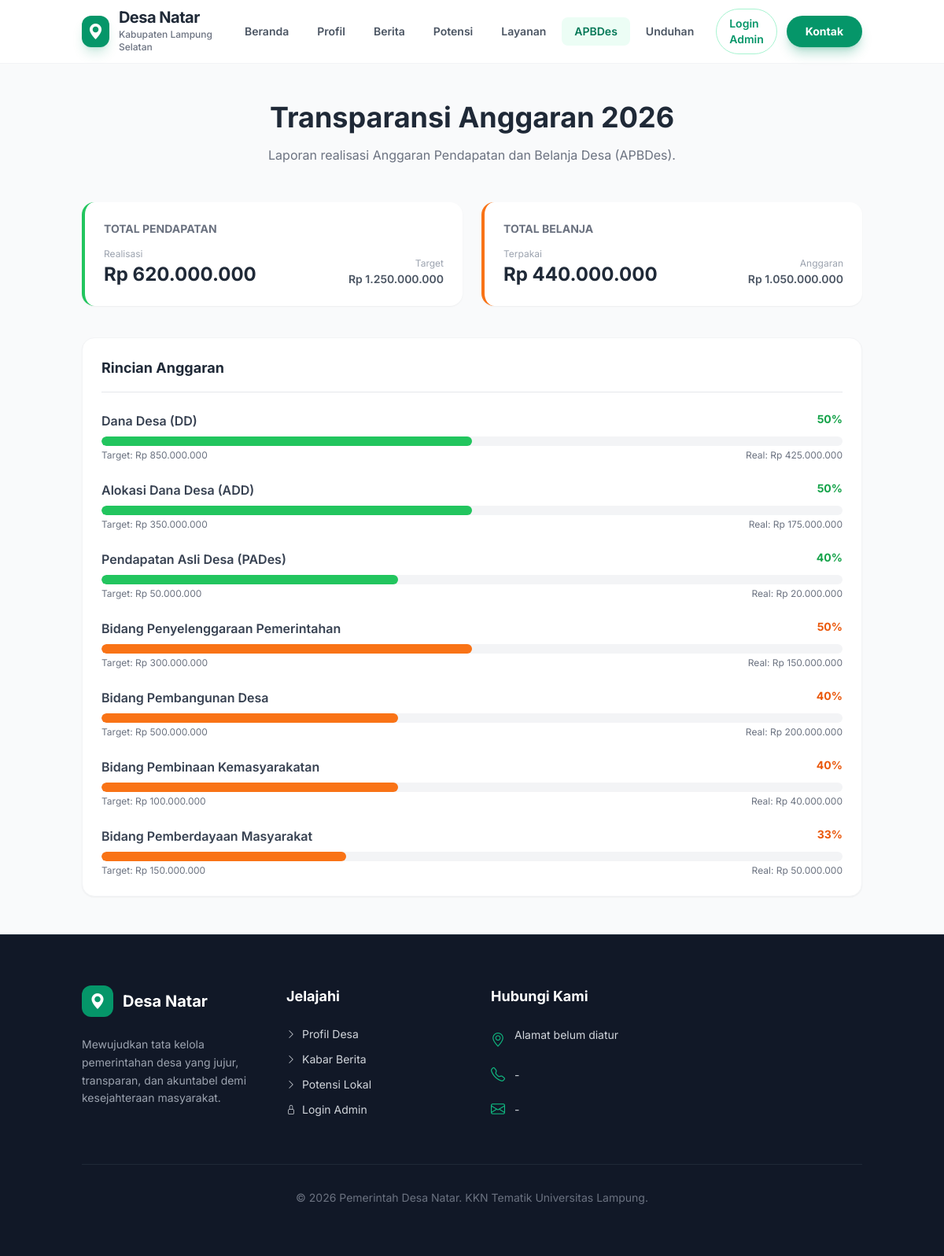
The app's page /Website-Desa-Natar2/apbdesa.php with its own data.
### tables this page shows
CREATE TABLE site_settings (
    id INT AUTO_INCREMENT PRIMARY KEY,
    judul_website VARCHAR(255) DEFAULT 'Desa Natar',
    tagline VARCHAR(255),
    logo VARCHAR(255),
    favicon VARCHAR(255)
);

CREATE TABLE apb_desa (
    id INT AUTO_INCREMENT PRIMARY KEY,
    tahun YEAR NOT NULL,
    jenis ENUM('Pendapatan','Belanja','Pembiayaan') NOT NULL,
    rincian VARCHAR(255),
    anggaran DECIMAL NOT NULL,
    realisasi BIGINT NOT NULL
);

### Website-Desa-Natar2/apbdesa.php (the view, shortened to what this page needs)
<?php
require 'includes/header.php';
$tahun = date('Y');
$q_apb = mysqli_query($conn, "SELECT * FROM apb_desa WHERE tahun = '$tahun' ORDER BY jenis ASC");
$q_total = mysqli_query($conn, "SELECT
    SUM(CASE WHEN jenis = 'Pendapatan' THEN anggaran ELSE 0 END) as target_pendapatan,
    SUM(CASE WHEN jenis = 'Pendapatan' THEN realisasi ELSE 0 END) as real_pendapatan,
    SUM(CASE WHEN jenis = 'Belanja' THEN anggaran ELSE 0 END) as target_belanja,
    SUM(CASE WHEN jenis = 'Belanja' THEN realisasi ELSE 0 END) as real_belanja
    FROM apb_desa WHERE tahun = '$tahun'");
$total = mysqli_fetch_assoc($q_total);
?>
<div class="bg-gray-50 py-12">
    <div class="container mx-auto px-4 max-w-5xl">
        <div class="text-center mb-12">
            <h1 class="text-3xl md:text-4xl font-bold text-gray-800 mb-4">Transparansi Anggaran <?= $tahun; ?></h1>
            <p class="text-gray-500">Laporan realisasi Anggaran Pendapatan dan Belanja Desa (APBDes).</p>
        </div>
        <div class="grid grid-cols-1 md:grid-cols-2 gap-6 mb-10">
            <div class="bg-white p-6 rounded-2xl shadow-sm border-l-4 border-green-500">
                <h3 class="text-gray-500 font-bold text-sm uppercase mb-2">Total Pendapatan</h3>
                <div class="flex justify-between items-end">
                    <div>
                        <span class="text-xs text-gray-400">Realisasi</span>
                        <div class="text-2xl font-bold text-gray-800">Rp <?= number_format($total['real_pendapatan'] ?? 0, 0, ',', '.'); ?></div>
                    </div>
                    <div class="text-right">
                        <span class="text-xs text-gray-400">Target</span>
                        <div class="text-sm font-semibold text-gray-600">Rp <?= number_format($total['target_pendapatan'] ?? 0, 0, ',', '.'); ?></div>
                    </div>
                </div>
            </div>
            <div class="bg-white p-6 rounded-2xl shadow-sm border-l-4 border-orange-500">
                <h3 class="text-gray-500 font-bold text-sm uppercase mb-2">Total Belanja</h3>
                <div class="flex justify-between items-end">
                    <div>
                        <span class="text-xs text-gray-400">Terpakai</span>
                        <div class="text-2xl font-bold text-gray-800">Rp <?= number_format($total['real_belanja'] ?? 0, 0, ',', '.'); ?></div>
                    </div>
                    <div class="text-right">
                        <span class="text-xs text-gray-400">Anggaran</span>
                        <div class="text-sm font-semibold text-gray-600">Rp <?= number_format($total['target_belanja'] ?? 0, 0, ',', '.'); ?></div>
                    </div>
                </div>
            </div>
        </div>
        <div class="bg-white rounded-2xl shadow-sm border border-gray-100 p-6">
            <h3 class="font-bold text-lg text-gray-800 mb-6 border-b pb-4">Rincian Anggaran</h3>
            <div class="space-y-6">
                <?php while($row = mysqli_fetch_assoc($q_apb)):
                    $persen = ($row['anggaran'] > 0) ? round(($row['realisasi'] / $row['anggaran']) * 100) : 0;
                    $color = ($row['jenis'] == 'Pendapatan') ? 'bg-green-500' : 'bg-orange-500';
                ?>
                <div>
                    <div class="flex justify-between mb-2">
                        <span class="font-semibold text-gray-700"><?= htmlspecialchars($row['rincian']); ?></span>
                        <span class="text-sm font-bold <?= ($row['jenis'] == 'Pendapatan') ? 'text-green-600' : 'text-orange-600'; ?>"><?= $persen; ?>%</span>
                    </div>
                    <div class="w-full bg-gray-100 rounded-full h-3 overflow-hidden">
                        <div class="<?= $color; ?> h-3 rounded-full transition-all duration-1000" style="width: <?= $persen; ?>%"></div>
                    </div>
                    <div class="flex justify-between mt-1 text-xs text-gray-500">
                        <span>Target: Rp <?= number_format($row['anggaran'], 0, ',', '.'); ?></span>
                        <span>Real: Rp <?= number_format($row['realisasi'], 0, ',', '.'); ?></span>
                    </div>
                </div>
                <?php endwhile; ?>
            </div>
        </div>
    </div>
</div>
<?php require 'includes/footer.php'; ?>

### Website-Desa-Natar2/includes/header.php (shortened to what this page needs)
<?php
require_once __DIR__ . '/../config/db.php';
$settings = ['judul_website' => 'Desa Natar', 'tagline' => 'Website Resmi Pemerintah Desa'];
$q_set = mysqli_query($conn, "SELECT * FROM site_settings LIMIT 1");
if ($q_set && mysqli_num_rows($q_set) > 0) {
    $settings = mysqli_fetch_assoc($q_set);
}
?>
<!DOCTYPE html>
<html lang="id" class="scroll-smooth">
<head>
    <script src="https://cdn.tailwindcss.com"></script>
    <link rel="stylesheet" href="https://cdn.jsdelivr.net/npm/bootstrap-icons@1.11.0/font/bootstrap-icons.css">
</head>
<body class="bg-gray-50 flex flex-col min-h-screen">
    <nav class="bg-white sticky top-0 z-50 border-b border-gray-100 shadow-sm/50 backdrop-blur-md bg-white/90">
        <div class="container mx-auto px-4">
            <div class="flex justify-between items-center h-20">
                <a href="index.php" class="flex items-center gap-3 group">
                    <div class="w-10 h-10 bg-emerald-600 rounded-xl flex items-center justify-center text-white shadow-lg shadow-emerald-600/20 group-hover:scale-105 transition duration-300">
                        <i class="bi bi-geo-alt-fill text-xl"></i>
                    </div>
                    <div>
                        <h1 class="font-bold text-xl text-gray-800 leading-none tracking-tight"><?= $settings['judul_website']; ?></h1>
                        <p class="text-xs text-gray-500 mt-1 font-medium">Kabupaten Lampung Selatan</p>
                    </div>
                </a>
                <div class="hidden lg:flex items-center gap-1">
                    <?php
                    $menu = [
                        'index.php' => 'Beranda',
                        'profil.php' => 'Profil',
                        'berita.php' => 'Berita',
                        'potensi.php' => 'Potensi',
                        'layanan.php' => 'Layanan',
                        'apbdesa.php' => 'APBDes',
                        'unduhan.php' => 'Unduhan'
                    ];
                    $current_page = basename($_SERVER['PHP_SELF']);
                    foreach ($menu as $link => $label) {
                        $active = ($current_page == $link) ? 'text-emerald-700 bg-emerald-50 font-bold' : 'text-gray-600 hover:text-emerald-600 hover:bg-emerald-50';
                        echo "<a href=\"$link\" class=\"px-4 py-2 text-sm font-semibold rounded-lg transition $active\">$label</a>";
                    }
                    ?>
                    <a href="admin/login.php" class="ml-2 px-4 py-2 text-sm font-semibold text-emerald-600 hover:text-emerald-800 transition border border-emerald-200 rounded-full hover:bg-emerald-50">Login Admin</a>
                    <a href="kontak.php" class="ml-2 px-6 py-2.5 text-sm font-bold text-white bg-emerald-600 rounded-full hover:bg-emerald-700 shadow-lg shadow-emerald-600/30 transition transform hover:-translate-y-0.5">Kontak</a>
                </div>
            </div>
        </div>
    </nav>

### Website-Desa-Natar2/includes/header.php (style rules this page uses)
body { font-family: 'Inter', sans-serif; }

### records on screen
site_settings: judul_website "Desa Natar"
apb_desa: rincian "Dana Desa (DD)", persen "50", anggaran "850.000.000", realisasi "425.000.000"
apb_desa: rincian "Alokasi Dana Desa (ADD)", persen "50", anggaran "350.000.000", realisasi "175.000.000"
apb_desa: rincian "Pendapatan Asli Desa (PADes)", persen "40", anggaran "50.000.000", realisasi "20.000.000"
apb_desa: rincian "Bidang Penyelenggaraan Pemerintahan", persen "50", anggaran "300.000.000", realisasi "150.000.000"
apb_desa: rincian "Bidang Pembangunan Desa", persen "40", anggaran "500.000.000", realisasi "200.000.000"
apb_desa: rincian "Bidang Pembinaan Kemasyarakatan", persen "40", anggaran "100.000.000", realisasi "40.000.000"
apb_desa: rincian "Bidang Pemberdayaan Masyarakat", persen "33", anggaran "150.000.000", realisasi "50.000.000"

### other values on screen
$label "Beranda"
$label "Profil"
$label "Berita"
$label "Potensi"
$label "Layanan"
$label "APBDes"
$label "Unduhan"
$tahun "2026"
$total['real_pendapatan'] "620.000.000"
$total['target_pendapatan'] "1.250.000.000"
$total['real_belanja'] "440.000.000"
$total['target_belanja'] "1.050.000.000"
$contact['alamat'] "Alamat belum diatur"
$contact['telepon'] "-"
$contact['email'] "-"
